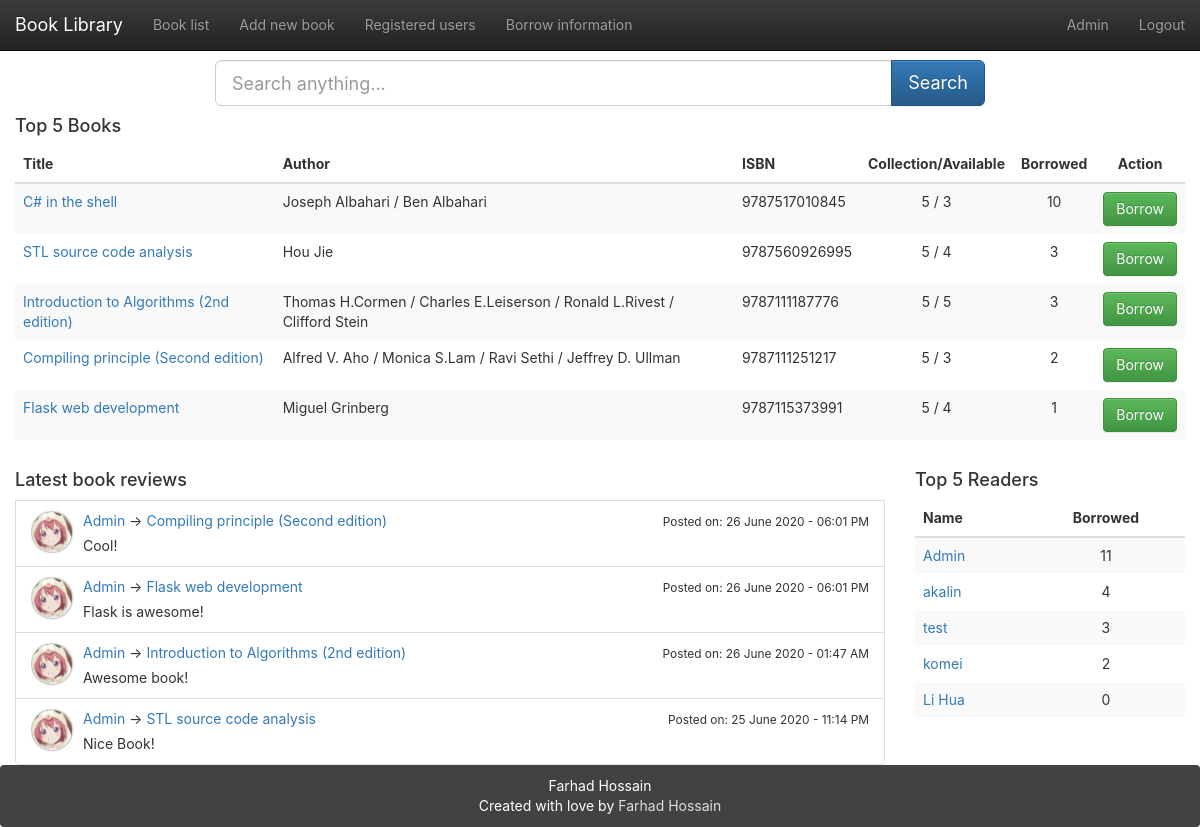
The page / (signed in) on the database its author committed.
### app/models.py (models this page shows, shortened)
class User(UserMixin, db.Model):
    __tablename__ = 'users'
    id = db.Column(db.Integer, primary_key=True)
    email = db.Column(db.String(64), unique=True)
    name = db.Column(db.String(64))
    password_hash = db.deferred(db.Column(db.String(128)))
    major = db.Column(db.String(128))
    role_id = db.Column(db.Integer, db.ForeignKey('roles.id'))
    headline = db.Column(db.String(32), nullable=True)
    about_me = db.deferred(db.Column(db.Text, nullable=True))
    about_me_html = db.deferred(db.Column(db.Text, nullable=True))
    avatar = db.Column(db.String(128))
    member_since = db.Column(db.DateTime(), default=datetime.utcnow)
    @property
    def password(self):
        raise AttributeError('password is not readable attribute')
    def can(self, permissions):
        return self.role is not None and \
               (self.role.permissions & permissions) == permissions
    logs = db.relationship('Log',
                           backref=db.backref('user', lazy='joined'),
                           lazy='dynamic',
                           cascade='all, delete-orphan')
    comments = db.relationship('Comment',
                               backref=db.backref('user', lazy='joined'),
                               lazy='dynamic',
                               cascade='all, delete-orphan')
    def borrowing(self, book):
        return self.logs.filter_by(book_id=book.id, returned=0).first()
    def avatar_url(self, _external=False):
        if self.avatar:
            avatar_json = json.loads(self.avatar)
            if avatar_json['use_out_url']:
                return avatar_json['url']
            else:
                return url_for('_uploads.uploaded_file', setname=avatars.name, filename=avatar_json['url'],
                               _external=_external)
        else:
            return url_for('static', filename='img/avatar.png', _external=_external)

class Book(db.Model):
    __tablename__ = 'books'
    id = db.Column(db.Integer, primary_key=True)
    isbn = db.Column(db.String(16), unique=True)
    title = db.Column(db.String(128))
    origin_title = db.Column(db.String(128))
    subtitle = db.Column(db.String(128))
    author = db.Column(db.String(128))
    translator = db.Column(db.String(64))
    publisher = db.Column(db.String(64))
    image = db.Column(db.String(128))
    pubdate = db.Column(db.String(32))
    pages = db.Column(db.Integer)
    price = db.Column(db.String(16))
    binding = db.Column(db.String(16))
    numbers = db.Column(db.Integer, default=5)
    summary = db.deferred(db.Column(db.Text, default=""))
    summary_html = db.deferred(db.Column(db.Text))
    catalog = db.deferred(db.Column(db.Text, default=""))
    catalog_html = db.deferred(db.Column(db.Text))
    hidden = db.Column(db.Boolean, default=0)
    logs = db.relationship('Log',
                           backref=db.backref('book', lazy='joined'),
                           lazy='dynamic',
                           cascade='all, delete-orphan')
    comments = db.relationship('Comment', backref='book',
                               lazy='dynamic',
                               cascade='all, delete-orphan')
    @property
    def tags_string(self):
        return ",".join([tag.name for tag in self.tags.all()])
    def can_borrow(self):
        return (not self.hidden) and self.can_borrow_number() > 0
    def can_borrow_number(self):
        return self.numbers - Log.query.filter_by(book_id=self.id, returned=0).count()

class Comment(db.Model):
    __tablename__ = 'comments'
    id = db.Column(db.Integer, primary_key=True)
    user_id = db.Column(db.Integer, db.ForeignKey('users.id'))
    book_id = db.Column(db.Integer, db.ForeignKey('books.id'))
    comment = db.Column(db.String(1024))
    create_timestamp = db.Column(db.DateTime, default=datetime.now())
    edit_timestamp = db.Column(db.DateTime, default=datetime.now())
    deleted = db.Column(db.Boolean, default=0)

### app/main/index/views.py (the view)
@main.route('/')
def index():
    search_form = SearchForm()
    the_books = Book.query
    if not current_user.can(Permission.UPDATE_BOOK_INFORMATION):
        the_books = the_books.filter_by(hidden=0)
    popular_books = the_books.outerjoin(Log).group_by(Book.id).order_by(db.func.count(Log.id).desc()).limit(5)
    popular_users = User.query.outerjoin(Log).group_by(User.id).order_by(db.func.count(Log.id).desc()).limit(5)
    recently_comments = Comment.query.filter_by(deleted=0).order_by(Comment.edit_timestamp.desc()).limit(5)
    return render_template("index.html", books=popular_books, users=popular_users, recently_comments=recently_comments,
                           search_form=search_form)

### app/main/book/forms.py
class SearchForm(FlaskForm):
    search = StringField(validators=[DataRequired()])
    submit = SubmitField(u"Search")

### app/main/__init__.py (called while the page is built)
@lm.user_loader
def load_user(id):
    return User.query.get(int(id))

### app/main/index/views.py (called while the page is built)
@main.app_context_processor
def inject_permissions():
    return dict(Permission=Permission)

### app/main/index/templates/index.html (shortened to what this page needs)
{% extends "base.html" %}
{% block mycontent %}
    <div class="row animated fadeInDown">
        <div class="col-sm-8 col-sm-offset-2">
            <form class="form form-horizontal" method="get" action="{{ url_for('book.index') }}">
                <div class="input-group  input-group-lg">
                    {{ search_form.search(placeholder="Search anything...",class_="form-control") }}
                <span class="input-group-btn">
                    <input class="btn btn-primary" id="submit" name="submit" type="submit" value="Search">
                </span>
                </div>
            </form>
        </div>
    </div>
    <table class="table table-striped table-hover animated fadeInDown">
        <h4>Top 5 Books</h4>
        <thead class="hidden-xs">
        <tr>
            <th>Title</th>
            <th>Author</th>
            <th>ISBN</th>
            <th class="text-center">Collection/Available</th>
            <th class="text-center">Borrowed</th>
            {% if current_user.is_authenticated %}
                <th class="text-center">Action</th>
            {% endif %}
        </tr>
        </thead>
        <tbody>
        {% for book in books %}
            <tr class="animated fadeInLeft delay-{{ loop.index0 }}">
                <td>
                    <a href="{{ url_for('book.detail',book_id=book.id) }}">{{ book.title }}</a>
                </td>
                <td class="hidden-xs">{{ book.author }}</td>
                <td class="hidden-xs">{{ book.isbn }}</td>
                <td class="hidden-xs text-center">{{ book.numbers }} / {{ book.can_borrow_number() }}</td>
                <td class="hidden-xs text-center">{{ book.logs.count() }}</td>
                {% if current_user.is_authenticated %}
                    {% with log = current_user.borrowing(book) %}
                        {% if log %}
                            <td class="text-center"><a class="btn btn-primary"
                                   href="{{ url_for('log.book_return',log_id=log.id,next=request.path) }}">
                                Return
                            </a></td>
                        {% else %}
                            <td class="text-center"><a class="btn btn-success"
                                   href="{{ url_for('log.book_borrow',book_id=book.id,next=request.path) }}"
                                   {% if not book.can_borrow() %}disabled="disabled"{% endif %}>
                                Borrow
                            </a></td>
                        {% endif %}
                    {% endwith %}
                {% endif %}
            </tr>
        {% endfor %}
        </tbody>
    </table>
    <div class="row animated fadeInUp delay">
        <div class="col-md-9">
            <h4>Latest book reviews</h4>
            {% if recently_comments.count() > 0 %}
	            {% for comment in recently_comments %}
	                <li class="list-group-item clearfix animated fadeInLeft delay-{{ loop.index0 }}">
	                    <div class="media">
	                        {% if comment.user.avatar_url() %}
	                            <div class="media-left">
	                                <a href="{{ url_for('user.detail',user_id=comment.user.id) }}">
	                                    <div class="media-object avatar avatar-mini"
	                                         style="background-image: url({{ comment.user.avatar_url() }})"></div>
	                                </a>
	                            </div>
	                        {% endif %}
	                        <div class="media-body">
	                            <p class="media-heading"><a
	                                    href="{{ url_for('user.detail',user_id=comment.user.id) }}">
	                                {{ comment.user.name }}</a> &rarr;
	                                <span class="line-wrap"><a class="list-group-item-text"
	                                                       href="{{ url_for('book.detail', book_id=comment.book_id) }}">{{ comment.book.title }}</a></span>
	                                {% if comment.create_timestamp==comment.edit_timestamp %}
	                                    <span class="pull-right">
	                                        <small>
	                                            Posted on: {{ comment.create_timestamp.strftime('%d %B %Y - %I:%M %p') }}</small>
	                                    </span>
	                                {% else %}
	                                    <span class="pull-right">
	                                        <small>
	                                            Edited on: {{ comment.edit_timestamp.strftime('%d %B %Y - %I:%M %p') }}</small>
	                                    </span>
	                                {% endif %}
	                            </p>
	                            <span class="line-wrap">{{ comment.comment }}</span>
	                        </div>
	                    </div>
	                </li>
	            {% endfor %}
	        {% else %}
	        	<h5>No reviews yet!</h5>
	        {% endif %}
        </div>
        <div class="col-md-3 animated fadeInUp">
            <table class="table table-striped table-hover">
                <h4>Top 5 Readers</h4>
                <thead>
                <tr>
                    <th>Name</th>
                    <th class="text-center">Borrowed</th>
                </tr>
                </thead>
                <tbody>
                {% for user in users %}
                    <tr class="animated fadeInLeft delay-{{ loop.index0 }}">
                        <td>
                            <a href="{{ url_for('user.detail',user_id=user.id) }}">{{ user.name }}</a>
                        </td>
                        <td class="text-center">{{ user.logs.count() }}</td>
                    </tr>
                {% endfor %}
                </tbody>
            </table>
        </div>
    </div>
{% endblock %}

### app/templates/base.html (shortened to what this page needs)
{%- extends "bootstrap/base.html" -%}
{%- from 'bootstrap/utils.html' import flashed_messages,icon -%}
{%- block styles -%}
    <link href="{{ url_for('static',filename='css/bootstrap.min.css') }}" rel="stylesheet">
    <link href="{{ url_for('static',filename='css/bootstrap-theme.min.css') }}" rel="stylesheet">
    <link href="{{ url_for('static',filename='css/main.css') }}" rel="stylesheet">
{%- endblock -%}
{%- block body_attribs %} class="Site"{%- endblock -%}
{%- block navbar -%}
    <nav class="navbar  navbar-inverse navbar-fixed-top">
        <div class="container-fluid">
            <div class="navbar-header">
                <a class="navbar-brand" href="{{ url_for('main.index') }}">Book Library</a>
            </div>
            <div class="collapse navbar-collapse" id="bs-example-navbar-collapse-1">
                <ul class="nav navbar-nav">
                    <li {%- if request.path == url_for('book.index') %} class="active"{%- endif -%} ><a
                            href="{{ url_for('book.index') }}">Book list</a></li>
                    {%- if current_user.is_authenticated -%}
                        {%- if current_user.can(Permission.ADD_BOOK) -%}
                            <li {%- if request.path == url_for('book.add') %} class="active"{%- endif -%} ><a
                                    href="{{ url_for('book.add') }}">Add new book</a></li>
                        {%- endif -%}
                        <li {%- if request.path == url_for('user.index') %} class="active"{%- endif -%} ><a
                                href="{{ url_for('user.index') }}">Registered users</a></li>
                        <li {%- if request.path == url_for('log.index') %} class="active"{%- endif -%} ><a
                                href="{{ url_for('log.index') }}">Borrow information</a></li>
                    {%- endif -%}
                </ul>
                <ul class="nav navbar-nav navbar-right">
                    {%- if current_user.is_authenticated -%}
                        <li  >
                            <a href="{{ url_for('user.detail',user_id=current_user.id) }}">{{ current_user.name }}</a>
                        </li>
                        <li><a href="{{ url_for('auth.logout') }}">Logout</a></li>
                    {%- else -%}
                        <li><a href="{{ url_for('auth.login') }}">Sign In</a></li>
                    {%- endif -%}
                </ul>
            </div>
        </div>
    </nav>
{%- endblock -%}
{%- block content -%}
    <main class="container-fluid Site-content">
        {%- block mycontent -%}{%- endblock -%}
    </main>
    <footer class="panel panel-inverse">
        <div id="site-footer-content">
            <div><span class="username">Farhad Hossain</span></a></div>
            <span class="line-wrap">Created with love by <a href="https://github.com/farhad0085">Farhad Hossain</a></span>
        </div>
    </footer>
{%- endblock -%}

### app/static/css/main.css (style rules this page uses)
html, body { height: 100%; width: 100%; margin: 0; padding: 0; }
.Site { display: -webkit-box; display: -moz-box; display: -ms-flexbox; display: -webkit-flex; display: flex; flex-direction: column; }
.Site-content { -webkit-box-flex: 1 0 auto; -moz-box-flex: 1 0 auto; -webkit-flex: 1 0 auto; -ms-flex: 1 0 auto; flex: 1 0 auto; width: 100%; margin-top: 60px; }
.panel.panel-inverse { -webkit-box-flex: none; -moz-box-flex: none; -webkit-flex: none; -ms-flex: none; flex: none; margin-bottom: 0; background-color: #424242; color: white; text-align: center; padding: 1rem; }
.panel.panel-inverse a { color: #ddd; }
.line-wrap { display: inline-block; }
html, body, main { font-family: -apple-system, "Helvetica Neue", Helvetica, Arial, sans-serif; }
.avatar { background-position: center; box-shadow: 0 0 8px rgba(0, 0, 0, .8); -webkit-box-shadow: 0 0 8px rgba(0, 0, 0, .8); -moz-box-shadow: 0 0 8px rgba(0, 0, 0, .8); background-size: cover; transition: transform .5s ease-in-out; }
.avatar-mini { width: 40px; height: 40px; border-radius: 25px; -webkit-border-radius: 25px; -moz-border-radius: 25px; margin: 1px; box-shadow: 0 0 2px rgba(0, 0, 0, .8); -webkit-box-shadow: 0 0 2px rgba(0, 0, 0, .8); -moz-box-shadow: 0 0 2px rgba(0, 0, 0, .8); }
.animated { -webkit-animation-fill-mode: both; -moz-animation-fill-mode: both; -ms-animation-fill-mode: both; -o-animation-fill-mode: both; animation-fill-mode: both; -webkit-animation-duration: 1s; -moz-animation-duration: 1s; -ms-animation-duration: 1s; -o-animation-duration: 1s; animation-duration: 1s; }
.delay-0 { -webkit-animation-delay: .05s; -moz-animation-delay: .05s; -o-animation-delay: .05s; animation-delay: .05s; }
.delay-1 { -webkit-animation-delay: .10s; -moz-animation-delay: .10s; -o-animation-delay: .10s; animation-delay: .10s; }
.delay-2 { -webkit-animation-delay: .15s; -moz-animation-delay: .15s; -o-animation-delay: .15s; animation-delay: .15s; }
.delay-3 { -webkit-animation-delay: .20s; -moz-animation-delay: .20s; -o-animation-delay: .20s; animation-delay: .20s; }
.delay-4 { -webkit-animation-delay: .25s; -moz-animation-delay: .25s; -o-animation-delay: .25s; animation-delay: .25s; }
.fadeInUp { -webkit-animation-name: fadeInUp; -moz-animation-name: fadeInUp; -o-animation-name: fadeInUp; animation-name: fadeInUp; }
.fadeInDown { -webkit-animation-name: fadeInDown; -moz-animation-name: fadeInDown; -o-animation-name: fadeInDown; animation-name: fadeInDown; }
.fadeInLeft { -webkit-animation-name: fadeInLeft; -moz-animation-name: fadeInLeft; -o-animation-name: fadeInLeft; animation-name: fadeInLeft; }
.table.table-striped { border: none; }
.table.table-striped td { border: none; }

### rows shown on the page
User: name "Admin", logs.count "11"
Book: title "C# in the shell", author "Joseph Albahari / Ben Albahari", isbn "9787517010845", numbers "5", can_borrow_number "3", logs.count "10"
Book: title "STL source code analysis", author "Hou Jie", isbn "9787560926995", numbers "5", can_borrow_number "4", logs.count "3"
Book: title "Introduction to Algorithms (2nd edition)", author "Thomas H.Cormen / Charles E.Leiserson / Ronald L.Rivest / Clifford Stein", isbn "9787111187776", numbers "5", can_borrow_number "5", logs.count "3"
Book: title "Compiling principle (Second edition)", author "Alfred V. Aho / Monica S.Lam / Ravi Sethi / Jeffrey D. Ullman", isbn "9787111251217", numbers "5", can_borrow_number "3", logs.count "2"
Book: title "Flask web development", author "Miguel Grinberg", isbn "9787115373991", numbers "5", can_borrow_number "4", logs.count "1"
Comment: user.name "Admin", book "Compiling principle (Second edition)", create_timestamp "26 June 2020 - 06:01 PM", comment "Cool!"
Comment: user.name "Admin", book "Flask web development", create_timestamp "26 June 2020 - 06:01 PM", comment "Flask is awesome!"
Comment: user.name "Admin", book "Introduction to Algorithms (2nd edition)", create_timestamp "26 June 2020 - 01:47 AM", comment "Awesome book!"
Comment: user.name "Admin", book "STL source code analysis", create_timestamp "25 June 2020 - 11:14 PM", comment "Nice Book!"
User: name "akalin", logs.count "4"
User: name "test", logs.count "3"
User: name "komei", logs.count "2"
User: name "Li Hua", logs.count "0"
